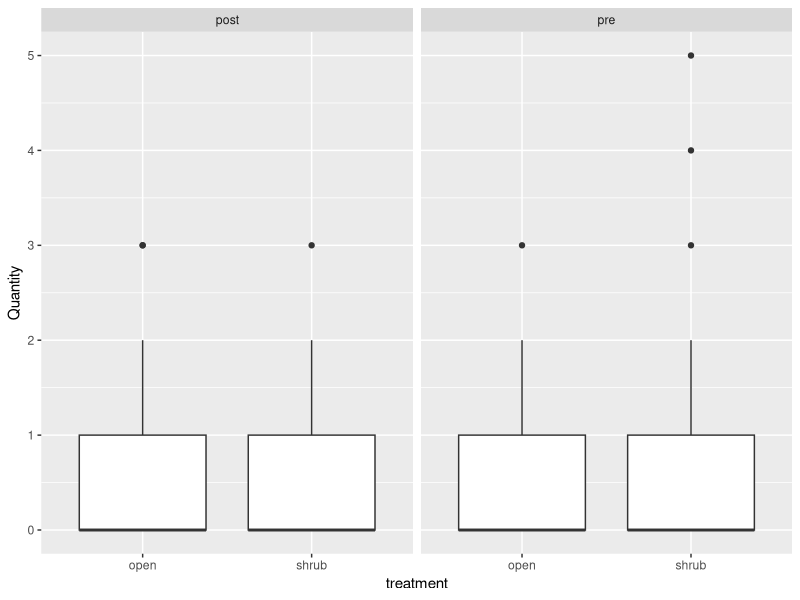
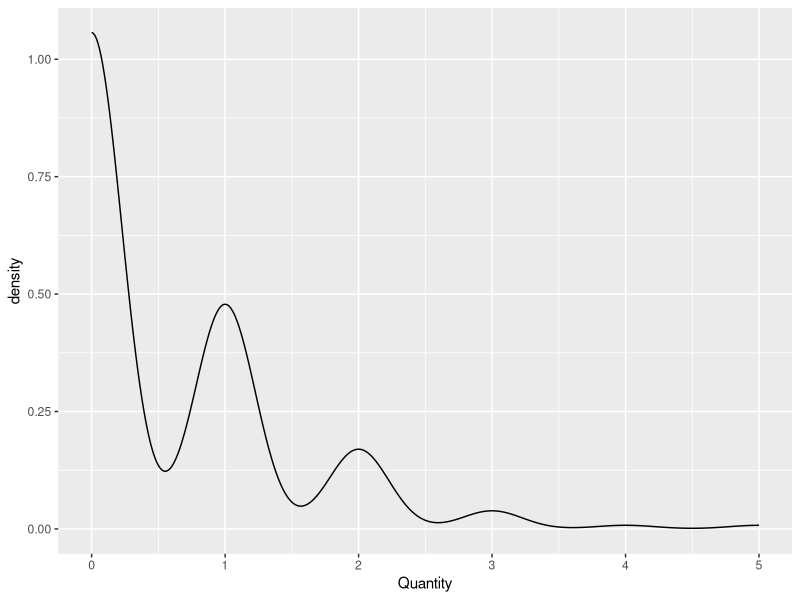

Write R code to recreate these figures, in order. (Note: this script raises an error after producing the figures.)
#code to run analyses based on guild but need to better clean species names first 

library(dplyr)
library(tidyr)
library(vegan)
library(ggplot2)

long <- read.csv("pantraps_long.csv")
simp <- read.csv("sp_key.csv")
env <- read.csv("Clean Data/metadata_yesbeetle.csv")

count(simp, guild)

#sum(long$Quantity)
#counts <- count(long, highest.rtu)
#write.csv(counts, "sp_key.csv")

simp.rtu <- right_join(long, simp, by = "highest.rtu")
sum(simp.rtu$Quantity)

simp.rtu <- filter(simp.rtu, guild != "NA" & guild != "NA")
sum(simp.rtu$Quantity)

bees <- filter(simp.rtu, guild == "bee")
bees.ag <- bees %>% group_by(uniID, guild) %>% summarise(Quantity = sum(Quantity)) 
sum(bees.ag$Quantity)

bee <- right_join(bees.ag, env, by = "uniID")

bee$Quantity[is.na(bee$Quantity)] <- 0
ggplot(bee, aes(treatment, Quantity)) + geom_boxplot() + facet_grid(~blooming)
a1 <- aov(bee$Quantity ~ bee$blooming + bee$treatment)
summary(a1)
TukeyHSD(a1)

shapiro.test(bee$Quantity)

ggplot(bee, aes(Quantity)) + geom_density()
bee$repID <- paste(bee$plant.id, bee$treatment)
bee$blooming <- relevel(bee$blooming, "pre")


bee1 <- glmer(Quantity ~ blooming * treatment + (1|repID), family = poisson, data = bee)
bee2<- glmer(Quantity ~ blooming + treatment + (1|repID), family = poisson, data = bee)
beenull<- glmer(Quantity ~  (1|repID), family = poisson, data = bee)

overdisp_fun(bee1)
summary(bee1)
summary(bee2)

car::Anova(bee2, type =2)



